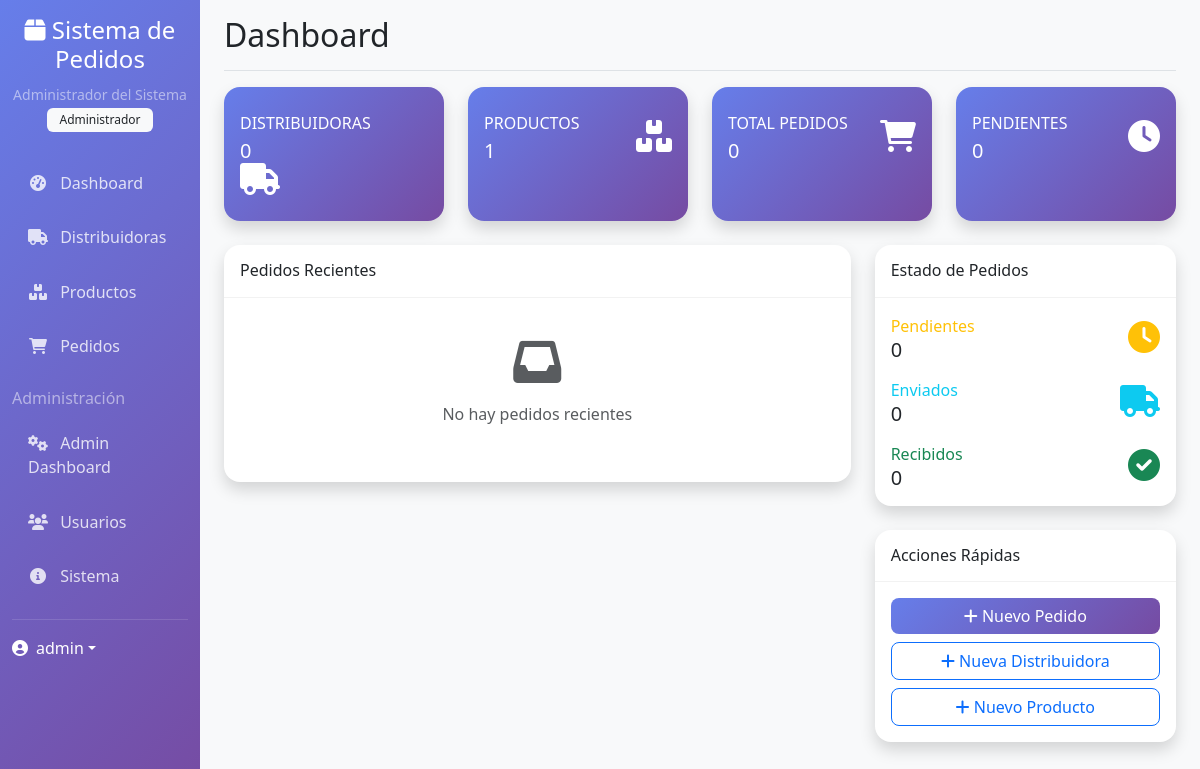
The app's page /dashboard (signed in) with its own data.
### models.py (models this page shows, shortened)
class User(UserMixin, db.Model):
    __tablename__ = 'users'
    id = db.Column(db.Integer, primary_key=True)
    username = db.Column(db.String(80), unique=True, nullable=False)
    email = db.Column(db.String(120), unique=True, nullable=False)
    password_hash = db.Column(db.String(255), nullable=False)
    rol = db.Column(db.Enum(Rol), nullable=False, default=Rol.VENDEDOR)
    nombre = db.Column(db.String(100), nullable=False)
    activo = db.Column(db.Boolean, default=True)
    fecha_creacion = db.Column(db.DateTime, default=datetime.utcnow)
    ultimo_login = db.Column(db.DateTime)
    def is_administrador(self):
        return self.rol == Rol.ADMINISTRADOR
    def is_vendedor(self):
        return self.rol == Rol.VENDEDOR

### main/routes.py (the view)
@main_bp.route('/dashboard')
@login_required
def dashboard():
    total_distribuidoras = Distribuidora.query.filter_by(activa=True).count()
    total_productos = Producto.query.filter_by(activo=True).count()
    total_pedidos = Pedido.query.count()
    pedidos_pendientes = Pedido.query.filter_by(estado=EstadoPedido.PENDIENTE).count()
    pedidos_enviados = Pedido.query.filter_by(estado=EstadoPedido.ENVIADO).count()
    pedidos_recibidos = Pedido.query.filter_by(estado=EstadoPedido.RECIBIDO).count()
    pedidos_recientes = Pedido.query.order_by(Pedido.fecha_creacion.desc()).limit(5).all()
    return render_template('main/dashboard.html',
                         total_distribuidoras=total_distribuidoras,
                         total_productos=total_productos,
                         total_pedidos=total_pedidos,
                         pedidos_pendientes=pedidos_pendientes,
                         pedidos_enviados=pedidos_enviados,
                         pedidos_recibidos=pedidos_recibidos,
                         pedidos_recientes=pedidos_recientes)

### templates/main/dashboard.html (shortened to what this page needs)
{% extends "base.html" %}
{% block page_title %}Dashboard{% endblock %}
{% block content %}
<div class="row">
    <div class="col-xl-3 col-md-6 mb-4">
        <div class="card border-left-primary shadow h-100 py-2 stats-card">
            <div class="card-body">
                <div class="row no-gutters align-items-center">
                    <div class="col mr-2">
                        <div class="text-xs font-weight-bold text-uppercase mb-1">
                            Distribuidoras
                        </div>
                        <div class="h5 mb-0 font-weight-bold">{{ total_distribuidoras }}</div>
                    </div>
                    <div class="col-auto">
                        <i class="fas fa-truck fa-2x"></i>
                    </div>
                </div>
            </div>
        </div>
    </div>
    <div class="col-xl-3 col-md-6 mb-4">
        <div class="card border-left-success shadow h-100 py-2 stats-card">
            <div class="card-body">
                <div class="row no-gutters align-items-center">
                    <div class="col mr-2">
                        <div class="text-xs font-weight-bold text-uppercase mb-1">
                            Productos
                        </div>
                        <div class="h5 mb-0 font-weight-bold">{{ total_productos }}</div>
                    </div>
                    <div class="col-auto">
                        <i class="fas fa-boxes fa-2x"></i>
                    </div>
                </div>
            </div>
        </div>
    </div>
    <div class="col-xl-3 col-md-6 mb-4">
        <div class="card border-left-info shadow h-100 py-2 stats-card">
            <div class="card-body">
                <div class="row no-gutters align-items-center">
                    <div class="col mr-2">
                        <div class="text-xs font-weight-bold text-uppercase mb-1">
                            Total Pedidos
                        </div>
                        <div class="h5 mb-0 font-weight-bold">{{ total_pedidos }}</div>
                    </div>
                    <div class="col-auto">
                        <i class="fas fa-shopping-cart fa-2x"></i>
                    </div>
                </div>
            </div>
        </div>
    </div>
    <div class="col-xl-3 col-md-6 mb-4">
        <div class="card border-left-warning shadow h-100 py-2 stats-card">
            <div class="card-body">
                <div class="row no-gutters align-items-center">
                    <div class="col mr-2">
                        <div class="text-xs font-weight-bold text-uppercase mb-1">
                            Pendientes
                        </div>
                        <div class="h5 mb-0 font-weight-bold">{{ pedidos_pendientes }}</div>
                    </div>
                    <div class="col-auto">
                        <i class="fas fa-clock fa-2x"></i>
                    </div>
                </div>
            </div>
        </div>
    </div>
</div>
<div class="row">
    <div class="col-lg-8">
        <div class="card shadow mb-4">
            <div class="card-header py-3">
                <h6 class="m-0 font-weight-bold">Pedidos Recientes</h6>
            </div>
            <div class="card-body">
                {% if pedidos_recientes %}
                <div class="table-responsive">
                    <table class="table table-bordered" id="pedidosTable">
                        <thead>
                            <tr>
                                <th>ID</th>
                                <th>Distribuidora</th>
                                <th>Estado</th>
                                <th>Total</th>
                                <th>Fecha</th>
                            </tr>
                        </thead>
                        <tbody>
                            {% for pedido in pedidos_recientes %}
                            <tr>
                                <td>{{ pedido.id_pedido }}</td>
                                <td>{{ pedido.distribuidora.nombre }}</td>
                                <td>
                                    <span class="badge bg-{{
                                        'warning' if pedido.estado.value == 'pendiente' else
                                        'info' if pedido.estado.value == 'enviado' else
                                        'success' if pedido.estado.value == 'recibido' else
                                        'danger'
                                    }}">
                                        {{ pedido.estado.value.title() }}
                                    </span>
                                </td>
                                <td>${{ "%.2f"|format(pedido.total) }}</td>
                                <td>{{ pedido.fecha_creacion.strftime('%d/%m/%Y %H:%M') }}</td>
                            </tr>
                            {% endfor %}
                        </tbody>
                    </table>
                </div>
                {% else %}
                <div class="text-center py-4">
                    <i class="fas fa-inbox fa-3x text-muted mb-3"></i>
                    <p class="text-muted">No hay pedidos recientes</p>
                </div>
                {% endif %}
            </div>
        </div>
    </div>
    <div class="col-lg-4">
        <div class="card shadow mb-4">
            <div class="card-header py-3">
                <h6 class="m-0 font-weight-bold">Estado de Pedidos</h6>
            </div>
            <div class="card-body">
                <div class="row no-gutters align-items-center mb-3">
                    <div class="col mr-2">
                        <div class="text-xs font-weight-bold text-warning">Pendientes</div>
                        <div class="h5 mb-0 font-weight-bold">{{ pedidos_pendientes }}</div>
                    </div>
                    <div class="col-auto">
                        <i class="fas fa-clock fa-2x text-warning"></i>
                    </div>
                </div>
                <div class="row no-gutters align-items-center mb-3">
                    <div class="col mr-2">
                        <div class="text-xs font-weight-bold text-info">Enviados</div>
                        <div class="h5 mb-0 font-weight-bold">{{ pedidos_enviados }}</div>
                    </div>
                    <div class="col-auto">
                        <i class="fas fa-truck fa-2x text-info"></i>
                    </div>
                </div>
                <div class="row no-gutters align-items-center">
                    <div class="col mr-2">
                        <div class="text-xs font-weight-bold text-success">Recibidos</div>
                        <div class="h5 mb-0 font-weight-bold">{{ pedidos_recibidos }}</div>
                    </div>
                    <div class="col-auto">
                        <i class="fas fa-check-circle fa-2x text-success"></i>
                    </div>
                </div>
            </div>
        </div>
        {% if current_user.is_vendedor() or current_user.is_administrador() %}
        <div class="card shadow">
            <div class="card-header py-3">
                <h6 class="m-0 font-weight-bold">Acciones Rápidas</h6>
            </div>
            <div class="card-body">
                <div class="d-grid gap-2">
                    <a href="{{ url_for('main.nuevo_pedido') }}" class="btn btn-primary">
                        <i class="fas fa-plus"></i> Nuevo Pedido
                    </a>
                    <a href="{{ url_for('main.nueva_distribuidora') }}" class="btn btn-outline-primary">
                        <i class="fas fa-plus"></i> Nueva Distribuidora
                    </a>
                    <a href="{{ url_for('main.nuevo_producto') }}" class="btn btn-outline-primary">
                        <i class="fas fa-plus"></i> Nuevo Producto
                    </a>
                </div>
            </div>
        </div>
        {% endif %}
    </div>
</div>
{% endblock %}

### templates/base.html (shortened to what this page needs)
<!DOCTYPE html>
<html lang="es">
<head>
    <link href="https://cdn.jsdelivr.net/npm/bootstrap@5.3.0/dist/css/bootstrap.min.css" rel="stylesheet">
    <link href="https://cdnjs.cloudflare.com/ajax/libs/font-awesome/6.0.0/css/all.min.css" rel="stylesheet">
    <link href="https://cdn.datatables.net/1.13.0/css/dataTables.bootstrap5.min.css" rel="stylesheet">
    <link rel="stylesheet" href="{{ url_for('static', filename='css/style.css') }}">
</head>
<body>
    {% if current_user.is_authenticated %}
    <div class="container-fluid">
        <div class="row">
            <nav class="col-md-3 col-lg-2 d-md-block sidebar collapse">
                <div class="position-sticky pt-3">
                    <div class="text-center mb-4">
                        <h4 class="text-white">
                            <i class="fas fa-box"></i> Sistema de Pedidos
                        </h4>
                        <small class="text-white-50">{{ current_user.nombre }}</small>
                        <br>
                        <span class="badge bg-light text-dark">{{ current_user.rol.value.title() }}</span>
                    </div>
                    <ul class="nav flex-column">
                        <li class="nav-item">
                            <a class="nav-link" href="{{ url_for('main.dashboard') }}">
                                <i class="fas fa-tachometer-alt"></i> Dashboard
                            </a>
                        </li>
                        {% if current_user.is_vendedor() or current_user.is_administrador() %}
                        <li class="nav-item">
                            <a class="nav-link" href="{{ url_for('main.distribuidoras') }}">
                                <i class="fas fa-truck"></i> Distribuidoras
                            </a>
                        </li>
                        <li class="nav-item">
                            <a class="nav-link" href="{{ url_for('main.productos') }}">
                                <i class="fas fa-boxes"></i> Productos
                            </a>
                        </li>
                        <li class="nav-item">
                            <a class="nav-link" href="{{ url_for('main.pedidos') }}">
                                <i class="fas fa-shopping-cart"></i> Pedidos
                            </a>
                        </li>
                        {% endif %}
                        {% if current_user.is_administrador() %}
                        <li class="nav-item mt-3">
                            <h6 class="text-white-50">Administración</h6>
                        </li>
                        <li class="nav-item">
                            <a class="nav-link" href="{{ url_for('admin.dashboard') }}">
                                <i class="fas fa-cogs"></i> Admin Dashboard
                            </a>
                        </li>
                        <li class="nav-item">
                            <a class="nav-link" href="{{ url_for('admin.usuarios') }}">
                                <i class="fas fa-users"></i> Usuarios
                            </a>
                        </li>
                        <li class="nav-item">
                            <a class="nav-link" href="{{ url_for('admin.sistema') }}">
                                <i class="fas fa-info-circle"></i> Sistema
                            </a>
                        </li>
                        {% endif %}
                    </ul>
                    <hr class="text-white-50">
                    <div class="dropdown">
                        <a href="#" class="d-flex align-items-center text-white text-decoration-none dropdown-toggle"
                           data-bs-toggle="dropdown" aria-expanded="false">
                            <i class="fas fa-user-circle"></i>
                            <span class="ms-2">{{ current_user.username }}</span>
                        </a>
                    </div>
                </div>
            </nav>
            <main class="col-md-9 ms-sm-auto col-lg-10 px-md-4 main-content">
                <div class="d-flex justify-content-between flex-wrap flex-md-nowrap align-items-center pt-3 pb-2 mb-3 border-bottom">
                    <h1 class="h2">{% block page_title %}Dashboard{% endblock %}</h1>
                </div>
                {% block content %}{% endblock %}
            </main>
        </div>
    </div>
    {% endif %}
</body>
</html>

### static/css/style.css (style rules this page uses)
:root { --primary-gradient: linear-gradient(135deg, #667eea 0%, #764ba2 100%); --success-color: #10b981; --warning-color: #f59e0b; --danger-color: #ef4444; --info-color: #3b82f6; }
.sidebar { min-height: 100vh; background: var(--primary-gradient); box-shadow: 0 4px 6px rgba(0, 0, 0, 0.1); }
.sidebar .nav-link { color: rgba(255, 255, 255, 0.8); border-radius: 0.5rem; margin: 0.2rem 0; padding: 0.75rem 1rem; transition: all 0.3s ease; }
.sidebar .nav-link i { width: 20px; text-align: center; margin-right: 0.5rem; }
.main-content { background-color: #f8f9fa; min-height: 100vh; }
.card { border: none; border-radius: 1rem; box-shadow: 0 0.125rem 0.25rem rgba(0, 0, 0, 0.075); transition: all 0.3s ease; }
.card-header { background-color: transparent; border-bottom: 1px solid rgba(0, 0, 0, 0.05); }
.btn { border-radius: 0.5rem; font-weight: 500; transition: all 0.3s ease; }
.btn-primary { background: var(--primary-gradient); border: none; }
.stats-card { background: var(--primary-gradient); color: white; border-radius: 1rem; transition: all 0.3s ease; }
.badge { font-weight: 500; padding: 0.375rem 0.75rem; }

### records on screen
User: nombre "Administrador del Sistema", rol.value "Administrador", username "admin"

### other values on screen
{{ total_distribuidoras }} "0"
{{ total_productos }} "1"
{{ total_pedidos }} "0"
{{ pedidos_pendientes }} "0"
{{ pedidos_enviados }} "0"
{{ pedidos_recibidos }} "0"
